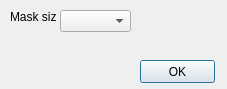
<?xml version="1.0" encoding="UTF-8"?>
<ui version="4.0">
 <class>MaskDialog</class>
 <widget class="QDialog" name="MaskDialog">
  <property name="enabled">
   <bool>true</bool>
  </property>
  <property name="geometry">
   <rect>
    <x>0</x>
    <y>0</y>
    <width>227</width>
    <height>89</height>
   </rect>
  </property>
  <property name="windowTitle">
   <string>Parameters</string>
  </property>
  <property name="windowIcon">
   <iconset resource="../../../res/icons.qrc">
    <normaloff>:/icons/icons/personal_finance.png</normaloff>:/icons/icons/personal_finance.png</iconset>
  </property>
  <widget class="QComboBox" name="comboBox">
   <property name="geometry">
    <rect>
     <x>60</x>
     <y>10</y>
     <width>71</width>
     <height>22</height>
    </rect>
   </property>
  </widget>
  <widget class="QLabel" name="label">
   <property name="geometry">
    <rect>
     <x>10</x>
     <y>10</y>
     <width>46</width>
     <height>13</height>
    </rect>
   </property>
   <property name="text">
    <string>Mask size</string>
   </property>
  </widget>
  <widget class="QPushButton" name="okButton">
   <property name="geometry">
    <rect>
     <x>140</x>
     <y>60</y>
     <width>75</width>
     <height>23</height>
    </rect>
   </property>
   <property name="text">
    <string>OK</string>
   </property>
   <property name="flat">
    <bool>false</bool>
   </property>
  </widget>
 </widget>
 <resources>
  <include location="../../../res/icons.qrc"/>
 </resources>
 <connections>
  <connection>
   <sender>okButton</sender>
   <signal>clicked()</signal>
   <receiver>MaskDialog</receiver>
   <slot>close()</slot>
   <hints>
    <hint type="sourcelabel">
     <x>177</x>
     <y>71</y>
    </hint>
    <hint type="destinationlabel">
     <x>113</x>
     <y>44</y>
    </hint>
   </hints>
  </connection>
 </connections>
</ui>
